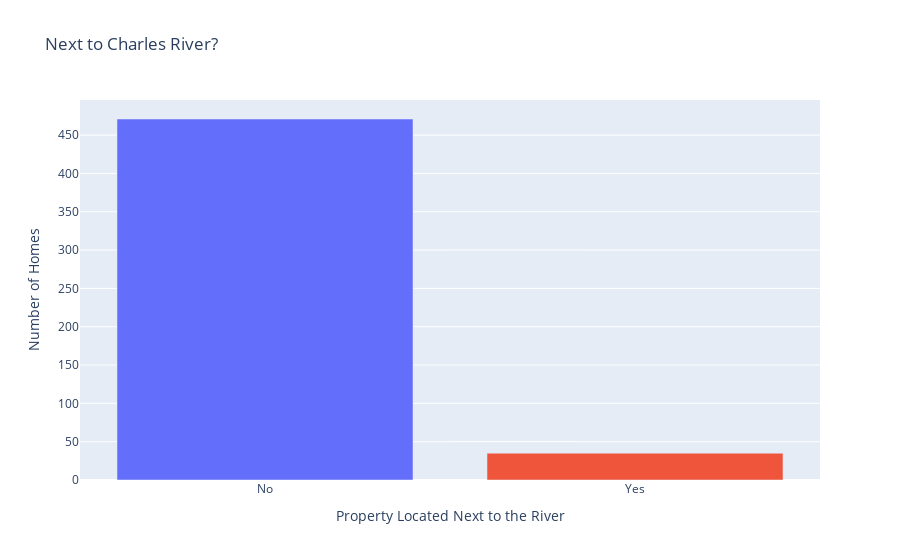

Notebook cell for this chart:
### Markdown cell above
#### Next to the River? ⛵️

**Challenge**

Create a bar chart with plotly for CHAS to show many more homes are away from the river versus next to it. The bar chart should look something like this:

<img src=https://i.imgur.com/AHwoQ6l.png height=350>

You can make your life easier by providing a list of values for the x-axis (e.g., `x=['No', 'Yes']`)

### Code cell
df_river = data['CHAS'].value_counts().reset_index()

river_bar = px.bar(df_river,
                   x=['No', 'Yes'],
                   y='count',
                   color=['No', 'Yes'],
                   labels={
                     "x": "Property Located Next to the River",
                     "count": "Number of Homes",
                          },
                   title="Next to Charles River?",
                  )
river_bar.update(layout_showlegend=False)
river_bar.show()

### Figure 1 — Plotly figure (JSON) as saved in the notebook; plotly's stock layout.template omitted (floating-point values rounded to 4 significant figures)
{"data": [{"alignmentgroup": "True", "hovertemplate": "color=No<br>Property Located Next to the River=%{x}<br>Number of Homes=%{y}<extra></extra>", "legendgroup": "No", "marker": {"color": "#636efa", "pattern": {"shape": ""}}, "name": "No", "offsetgroup": "No", "orientation": "v", "showlegend": true, "textposition": "auto", "type": "bar", "x": ["No"], "xaxis": "x", "y": [471], "yaxis": "y"}, {"alignmentgroup": "True", "hovertemplate": "color=Yes<br>Property Located Next to the River=%{x}<br>Number of Homes=%{y}<extra></extra>", "legendgroup": "Yes", "marker": {"color": "#EF553B", "pattern": {"shape": ""}}, "name": "Yes", "offsetgroup": "Yes", "orientation": "v", "showlegend": true, "textposition": "auto", "type": "bar", "x": ["Yes"], "xaxis": "x", "y": [35], "yaxis": "y"}], "layout": {"barmode": "relative", "legend": {"title": {"text": "color"}, "tracegroupgap": 0}, "showlegend": false, "title": {"text": "Next to Charles River?"}, "xaxis": {"anchor": "y", "domain": [0, 1], "title": {"text": "Property Located Next to the River"}}, "yaxis": {"anchor": "x", "domain": [0, 1], "title": {"text": "Number of Homes"}}}}
